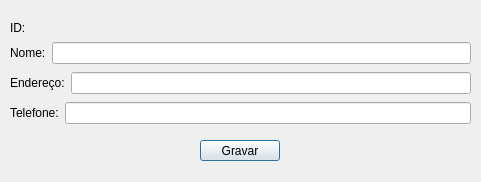
<?xml version="1.0" encoding="UTF-8"?>
<ui version="4.0">
 <class>edit_cli</class>
 <widget class="QDialog" name="edit_cli">
  <property name="geometry">
   <rect>
    <x>0</x>
    <y>0</y>
    <width>481</width>
    <height>182</height>
   </rect>
  </property>
  <property name="windowTitle">
   <string>Dialog</string>
  </property>
  <widget class="QPushButton" name="btn_gravar">
   <property name="geometry">
    <rect>
     <x>200</x>
     <y>140</y>
     <width>80</width>
     <height>21</height>
    </rect>
   </property>
   <property name="text">
    <string>Gravar</string>
   </property>
  </widget>
  <widget class="QWidget" name="">
   <property name="geometry">
    <rect>
     <x>10</x>
     <y>20</y>
     <width>44</width>
     <height>15</height>
    </rect>
   </property>
   <layout class="QHBoxLayout" name="horizontalLayout_2">
    <item>
     <widget class="QLabel" name="label">
      <property name="text">
       <string>ID:</string>
      </property>
     </widget>
    </item>
    <item>
     <widget class="QLabel" name="txt_id">
      <property name="text">
       <string/>
      </property>
     </widget>
    </item>
   </layout>
  </widget>
  <widget class="QWidget" name="">
   <property name="geometry">
    <rect>
     <x>10</x>
     <y>40</y>
     <width>461</width>
     <height>86</height>
    </rect>
   </property>
   <layout class="QVBoxLayout" name="verticalLayout">
    <item>
     <layout class="QHBoxLayout" name="horizontalLayout">
      <item>
       <widget class="QLabel" name="label_2">
        <property name="text">
         <string>Nome:</string>
        </property>
       </widget>
      </item>
      <item>
       <widget class="QLineEdit" name="txt_nome"/>
      </item>
     </layout>
    </item>
    <item>
     <layout class="QHBoxLayout" name="horizontalLayout_3">
      <item>
       <widget class="QLabel" name="label_3">
        <property name="text">
         <string>Endereço:</string>
        </property>
       </widget>
      </item>
      <item>
       <widget class="QLineEdit" name="txt_end"/>
      </item>
     </layout>
    </item>
    <item>
     <layout class="QHBoxLayout" name="horizontalLayout_4">
      <item>
       <widget class="QLabel" name="label_4">
        <property name="text">
         <string>Telefone:</string>
        </property>
       </widget>
      </item>
      <item>
       <widget class="QLineEdit" name="txt_tel"/>
      </item>
     </layout>
    </item>
   </layout>
  </widget>
 </widget>
 <resources/>
 <connections/>
</ui>
